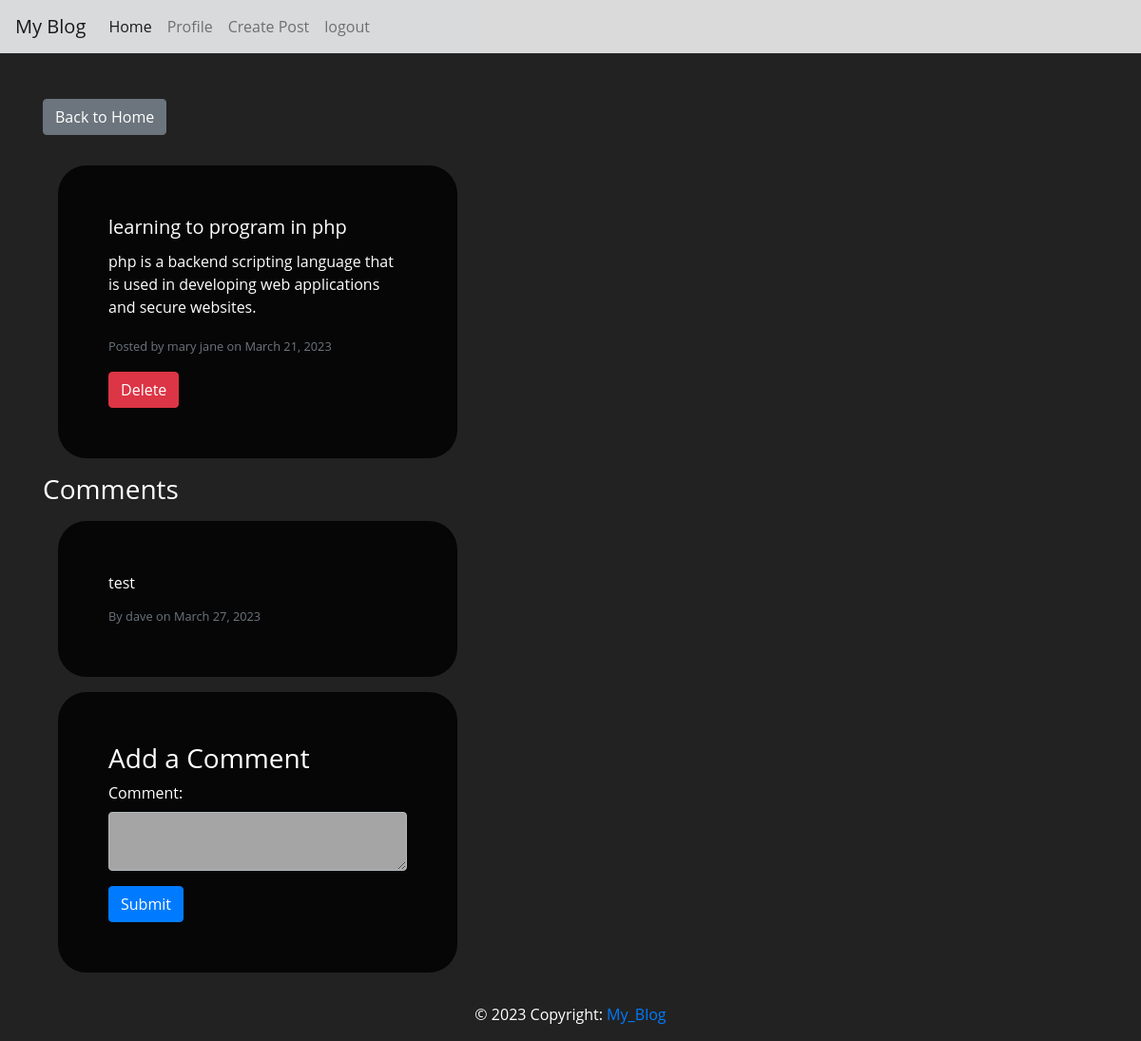
The page /view_post.php?id=1 (signed in) on the database its author committed.
### tables this page shows
CREATE TABLE `posts` (
  `id` int(11) NOT NULL,
  `user_id` int(11) DEFAULT NULL,
  `title` varchar(100) DEFAULT NULL,
  `body` text DEFAULT NULL,
  `timestamp` timestamp NOT NULL DEFAULT current_timestamp() ON UPDATE current_timestamp(),
  `names` varchar(255) DEFAULT NULL
);

CREATE TABLE `users` (
  `id` int(11) NOT NULL,
  `names` varchar(30) DEFAULT NULL,
  `email` varchar(30) DEFAULT NULL,
  `phone` varchar(30) DEFAULT NULL,
  `password` varchar(80) DEFAULT NULL,
  `profilePhoto` varchar(80) DEFAULT NULL,
  `createdAt` timestamp NOT NULL DEFAULT current_timestamp() ON UPDATE current_timestamp(),
  `lastLogin` timestamp NOT NULL DEFAULT current_timestamp()
);

CREATE TABLE `comments` (
  `post_id` int(11) NOT NULL,
  `comment` varchar(255) NOT NULL,
  `names` varchar(255) DEFAULT NULL,
  `timestamp` timestamp NOT NULL DEFAULT current_timestamp(),
  `user_id` int(11) NOT NULL
);

### view_post.php (the view, shortened to what this page needs)
<?php
try {
    $conn = getDB();
    $stmt = $conn->prepare("SELECT posts.*, users.names FROM posts INNER JOIN users ON posts.user_id = users.id WHERE posts.id = :id");
    $stmt->bindParam(':id', $_GET['id'], PDO::PARAM_INT);
    $stmt->execute();
    $post = $stmt->fetch(PDO::FETCH_ASSOC);
    $stmt = $conn->prepare("SELECT comments.*, users.names FROM comments INNER JOIN users ON comments.user_id = users.id WHERE post_id = :post_id ORDER BY timestamp DESC");
    $stmt->bindParam(':post_id', $_GET['id'], PDO::PARAM_INT);
    $stmt->execute();
    $comments = $stmt->fetchAll(PDO::FETCH_ASSOC);
} catch(PDOException $e) {
    echo "Error: " . $e->getMessage();
}
?>
<!DOCTYPE html>
<html>
<head>
    <link rel="stylesheet" href="https://maxcdn.bootstrapcdn.com/bootstrap/4.0.0/css/bootstrap.min.css">
    <link rel="stylesheet" href="https://maxcdn.bootstrapcdn.com/font-awesome/4.7.0/css/font-awesome.min.css">
    <link rel="stylesheet" href="style.css">
</head>
<body>
<nav class="navbar navbar-expand-lg navbar-light bg-light">
    <a class="navbar-brand" href="#">My Blog</a>
    <div class="collapse navbar-collapse" id="navbarNav">
        <ul class="navbar-nav">
            <li class="nav-item active">
                <a class="nav-link" href="#">Home <span class="sr-only">(current)</span></a>
            </li>
            <li class="nav-item">
                <a class="nav-link" href="profile.php">Profile</a>
            </li>
            <li class="nav-item">
                <a class="nav-link" href="create_post.php">Create Post</a>
            </li>
            <li class="nav-item">
                <a class="nav-link" href="logout.php">logout</a>
            </li>
        </ul>
    </div>
</nav>
<div class="container mt-5">
    <a href="home.php" class="btn btn-secondary mb-3">Back to Home</a>
    <div class="card mb-3">
        <div class="card-body">
            <h5 class="card-title"><?php echo ($post['title'] ?? ''); ?></h5>
            <p class="card-text"><?php echo ($post['body'] ?? ''); ?></p>
            <?php if (!empty($post)): ?>
            <p class="card-text"><small class="text-muted">Posted by <?php echo ($post['names'] ?? ''); ?> on <?php echo date('F j, Y', strtotime($post['timestamp']) ?? ''); ?></small></p>
            <?php endif; ?>
            <?php if (!empty($post) && isset($_SESSION['user']['id']) && $_SESSION['user']['id'] == $post['user_id']) { ?>
            <form method="post" action="delete_post.php">
                <button type="submit" class="btn btn-danger">Delete</button>
            </form>
<?php } ?>
        </div>
    </div>
    <h3>Comments</h3>
    <?php if (count($comments) > 0) { ?>
        <?php foreach($comments as $comment) { ?>
            <div class="card my-3">
            <div class="card-body">
                <p class="card-text"><?php echo ($comment['comment'] ?? ''); ?></p>
                <?php if (!empty($comment)): ?>
                <p class="card-subtitle"><small class="text-muted">By <?php echo ($comment['names'] ?? ''); ?> on <?php echo date('F j, Y', strtotime($comment['timestamp']) ?? ''); ?></small></p>
                <?php endif; ?>
            </div>
            </div>
        <?php } ?>
    <?php } ?>
    <div class="card">
        <div class="card-body">
            <?php if (isset($_SESSION['user'])) { ?>
                <h3>Add a Comment</h3>
                <form method="post" action="add_comment.php">
                    <div class="form-group">
                        <label for="comment">Comment:</label>
                        <textarea name="comment" class="form-control" required></textarea>
                    </div>
                    <button type="submit" class="btn btn-primary">Submit</button>
                </form>
                <?php } else { ?>
                    <p>Please <a href="login.php">login</a> to add a comment.</p>
            <?php } ?>
        </div>
    </div>
</div>
<footer class="page-footer font-small">
    <div class="footer-copyright text-center py-3">© 2023 Copyright:
        <a href="https://github.com/briankod/My_Blog.git">My_Blog</a>
    </div>
</footer>
</body>
</html>

### style.css (style rules this page uses)
body { font-family: 'Open Sans', sans-serif; background: #222; background-image: url('https://source.unsplash.com/1600x900/?sunset'); }
h1, h2, h3, p, label, .footer-copyright { color: white; }
.card { background: #000000d0; color: white; padding: 2em; border-radius: 30px; width: 100%; max-width: 420px; margin: 1em; }
.navbar { background: #C0C0C0; opacity: 86%; }
.form-control { background: #C0C0C0; opacity: 86%; }
button { outline: none; background: #7c7c7c2b; color: white; cursor: pointer; transition: 0.2s ease-in-out; }

### rows shown on the page
posts: title "learning to program in php", body "php is a backend scripting language that is used in developing web applications and secure websites.", user.names "mary jane", timestamp "March 21, 2023"
comments: comment "test", user.names "dave", timestamp "March 27, 2023"
